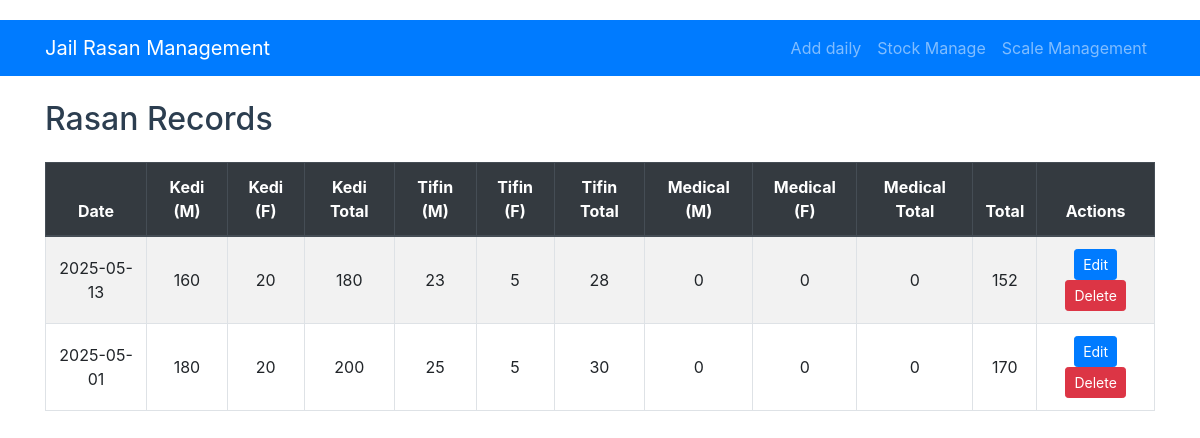
The page / on the database its author committed.
### models.py (models this page shows, shortened)
class RasanRecord(db.Model):
    id = db.Column(db.Integer, primary_key=True)
    date = db.Column(db.Date, nullable=False, unique=True)
    kedi_m = db.Column(db.Integer, nullable=False, default=0)
    kedi_f = db.Column(db.Integer, nullable=False, default=0)
    tifin_m = db.Column(db.Integer, nullable=False, default=0)
    tifin_f = db.Column(db.Integer, nullable=False, default=0)
    medical_m = db.Column(db.Integer, nullable=False, default=0)
    medical_f = db.Column(db.Integer, nullable=False, default=0)
    def total(self):
        return (self.kedi_m + self.kedi_f) - (self.tifin_m + self.tifin_f) - (self.medical_m + self.medical_f)
    def kedi_total(self):
        return self.kedi_m + self.kedi_f
    def tifin_total(self):
        return self.tifin_m + self.tifin_f
    def medical_total(self):
        return self.medical_m + self.medical_f

### app.py (the view)
@app.route('/')
def index():
    records = RasanRecord.query.order_by(RasanRecord.date.desc()).all()
    return render_template('index.html', records=records)

### templates/index.html
{% extends "base.html" %}
{% block content %}
    <h2 class="mb-4">Rasan Records</h2>
    <div class="table-responsive">
        <table class="table table-striped table-bordered">
            <thead class="thead-dark">
                <tr>
                    <th>Date</th>
                    <th>Kedi (M)</th>
                    <th>Kedi (F)</th>
                    <th>Kedi Total</th>
                    <th>Tifin (M)</th>
                    <th>Tifin (F)</th>
                    <th>Tifin Total</th>
                    <th>Medical (M)</th>
                    <th>Medical (F)</th>
                    <th>Medical Total</th>
                    <th>Total</th>
                    <th>Actions</th>
                </tr>
            </thead>
            <tbody>
                {% for record in records %}
                <tr>
                    <td>{{ record.date.strftime('%Y-%m-%d') }}</td>
                    <td>{{ record.kedi_m }}</td>
                    <td>{{ record.kedi_f }}</td>
                    <td>{{ record.kedi_total() }}</td>
                    <td>{{ record.tifin_m }}</td>
                    <td>{{ record.tifin_f }}</td>
                    <td>{{ record.tifin_total() }}</td>
                    <td>{{ record.medical_m }}</td>
                    <td>{{ record.medical_f }}</td>
                    <td>{{ record.medical_total() }}</td>
                    <td>{{ record.total() }}</td>
                    <td>
                        <a href="{{ url_for('edit_record', id=record.id) }}" class="btn btn-sm btn-primary">Edit</a>
                        <a href="{{ url_for('delete_record', id=record.id) }}" class="btn btn-sm btn-danger" onclick="return confirm('Are you sure?')">Delete</a>
                    </td>
                </tr>
                {% else %}
                <tr>
                    <td colspan="12" class="text-center">No records found</td>
                </tr>
                {% endfor %}
            </tbody>
        </table>
    </div>
{% endblock %}

### static/style.css (style rules this page uses)
body { padding-top: 20px; padding-bottom: 20px; }
.table th, .table td { vertical-align: middle; text-align: center; }
h2, h4 { color: #2c3e50; }

### rows shown on the page
RasanRecord: date "2025-05-13", kedi_m "160", kedi_f "20", kedi_total "180", tifin_m "23", tifin_f "5", tifin_total "28", medical_m "0", medical_f "0", medical_total "0", total "152"
RasanRecord: date "2025-05-01", kedi_m "180", kedi_f "20", kedi_total "200", tifin_m "25", tifin_f "5", tifin_total "30", medical_m "0", medical_f "0", medical_total "0", total "170"
